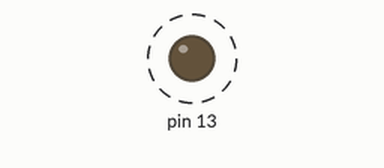
Recording of a sketch running on a simulated Arduino Uno, built with avr-gcc and run on an emulated ATmega328P. On the bench: output pins drawn as LEDs (lit = HIGH). Dashed ring = blinking. No radio packets arrive unless stated.

Above: at 0.5 s.
Timing chart, 0 to 3.0 s (numbered marks = the images above):
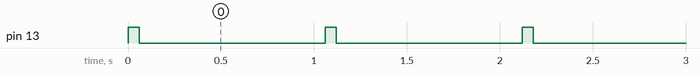

The sketch:

HelloTransmitter.ino
```cpp
// Simple bring-up of the RF module using VirtualWire, connected to pin A5.
// Enable LED while transmitting.
#include <Wire.h>
#include "VirtualWire.h"

void setup()
{
  pinMode(13, OUTPUT);
  pinMode(A5, OUTPUT);

  // Wireless init
  vw_set_tx_pin(A5);
  vw_setup(2000);	 // Bits per sec
}

void loop()
{
  const char *msg = "hello";
  digitalWrite(13, true); // Flash light to indicate transmitting
  vw_send((uint8_t *)msg, strlen(msg));
  vw_wait_tx(); // Wait until the whole message is gone
  digitalWrite(13, false);
  delay(1000);
}
```

Measured:
- by itself, pin 13: alternates HIGH for 0.06 s and LOW for 1.0 s
